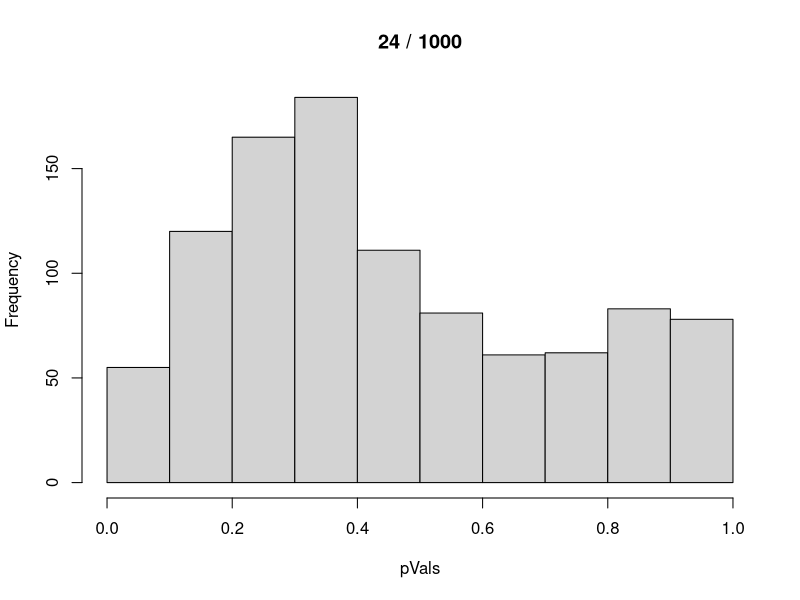

Write the R code that produced this figure.

sampleSize=1000
pVals=c()

xN=10000; yN=10000

#x=matrix(rnorm(xN*sampleSize, 0, 1), ncol=sampleSize, nrow=xN)
#y=matrix(rnorm(yN*sampleSize, 0, 1), ncol=sampleSize, nrow=yN)
#x=matrix(rt(xN*sampleSize, 1, 0), ncol=sampleSize, nrow=xN)
#y=matrix(rt(yN*sampleSize, 1, 0), ncol=sampleSize, nrow=yN)
x=matrix(rcauchy(xN*sampleSize, 0, 1), ncol=sampleSize, nrow=xN)
y=matrix(rcauchy(yN*sampleSize, 0, 1), ncol=sampleSize, nrow=yN)

#x=matrix(rcauchy(xN*sampleSize, 1, 0), ncol=sampleSize, nrow=xN)
#x=matrix(round(runif(xN*sampleSize,-1,1))*rchisq(xN*sampleSize, 1, 0)^10, ncol=sampleSize, nrow=xN)
#y=matrix(rt(xN*sampleSize, 1, 0), ncol=sampleSize, nrow=xN)

#x=matrix(rsn(xN*sampleSize, 0, 5, 10), ncol=sampleSize, nrow=xN)
#y=matrix(rsn(xN*sampleSize, 0, 5, 10), ncol=sampleSize, nrow=yN)

#x=as.real(rsn(xN*sampleSize, 0, 1, 5))
#y=as.real(rsn(xN*sampleSize, 0, 1, 5))

for(i in 1:sampleSize){
	pVals[i]=t.test(x[,i],y[,i])$p.value
}
hist(pVals, main=paste(sum(pVals<0.05),"/", sampleSize))

